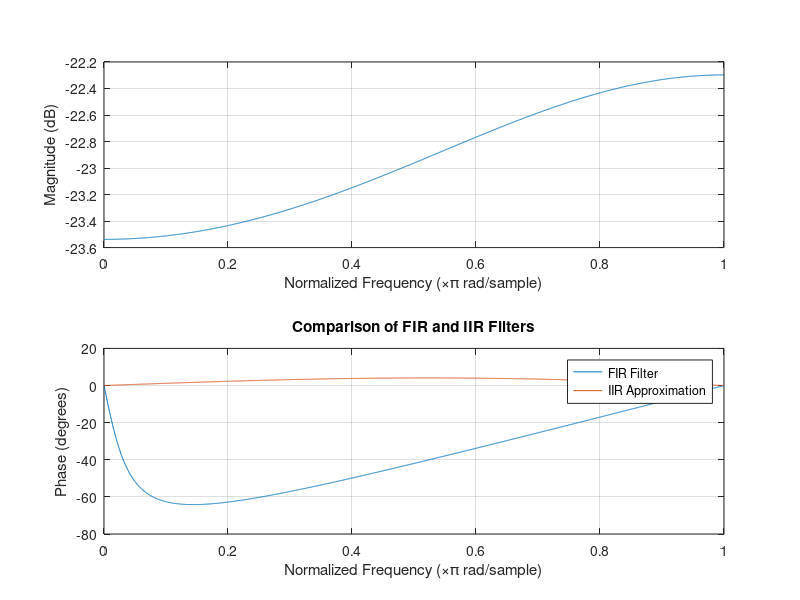

Write the MATLAB code that produced this figure.
close all;

% the more samples passed, the higher the accuracy
N = 2048; % length of input/output
umin = -1;
umax = 1 ;
% Generate white noise between umax and umin as input to the system
% Could technically pass any input to the system.
u = umin + (umax-umin).*rand(N,1);

d_old = 0;
d = zeros(length(u), 1); % output of unknown system when us is passed as the input

% first order system model y[n] = a*y[n-1] + b*x[n]
b = 0.1;
a = 0.9;
for i=1:length(u)
    if i == 1
        d(i) = a*d_old + b*u(i);
    else
        d(i) = a*d(i-1) + b*u(i);
    end
end

% the higher the filter length, the higher the accuracy
M = 1024; % length of FIR (must be less than N)

A = toeplitz([u(1); zeros(M-1, 1)], u');
B = toeplitz(u, [u(1) zeros(1, M-1)]);
R_c = A*d; % cross correlation
R_a = A*B; % auto correlation


% Singular Value Decomposition to deal with ill-conditioned R_a
[left_singular, Singular, right_singular] = svd(R_a);
inv_S = diag(1./diag(Singular));
inv_R_a = right_singular*inv_S*(left_singular');

% QP to obtain optimal FIR filter that minimises mean squared error
fir = inv_R_a*R_c;
% half of the mean squared error (makes optimisation easier)
E = 0.5*(fir')*R_a*fir - (R_c')*fir + 0.5*(d')*d;
NE = (2*E)/N;
percentage_accuracy = 100*(1-NE);
percentage_accuracy = min(max(percentage_accuracy, 0), 100);

% Frequency response of FIR filter
[H, w] = freqz(fir, 1,"ctf",2048);

% Desired IIR filter order
order_num = 0; % Numerator order (i.e., number of zeros)
order_den = 1; % Denominator order (i.e., number of poles)

% Use invfreqz to approximate the IIR filter. This is what gives the
% transfer function of the system. b_iir = numerator, a_iir = denominator.
[b_iir, a_iir] = invfreqz(H, w, order_num, order_den);
sys_d = tf(b_iir, a_iir, 1); % discrete time transfer function.

% compare FIR approximation with IIR approximation
figure (1);
freqz(fir, 1, 2048); hold on;
freqz(b_iir, a_iir, 2048);
legend('FIR Filter', 'IIR Approximation');
title('Comparison of FIR and IIR Filters');